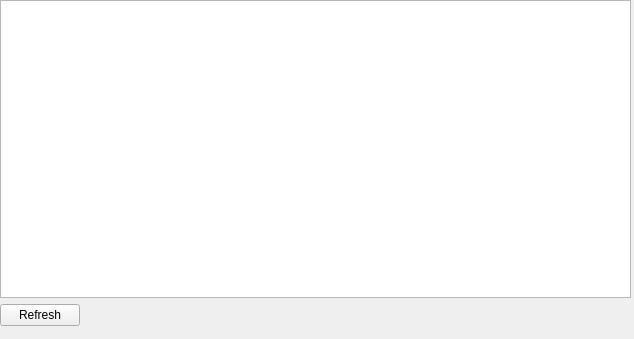
<?xml version="1.0" encoding="UTF-8"?>
<ui version="4.0">
 <class>SUiMetaDataReader</class>
 <widget class="QWidget" name="SUiMetaDataReader">
  <property name="geometry">
   <rect>
    <x>0</x>
    <y>0</y>
    <width>634</width>
    <height>339</height>
   </rect>
  </property>
  <property name="windowTitle">
   <string>Form</string>
  </property>
  <widget class="QWidget" name="verticalLayoutWidget">
   <property name="geometry">
    <rect>
     <x>0</x>
     <y>0</y>
     <width>631</width>
     <height>326</height>
    </rect>
   </property>
   <layout class="QVBoxLayout" name="verticalLayout">
    <property name="sizeConstraint">
     <enum>QLayout::SetMaximumSize</enum>
    </property>
    <item>
     <widget class="QTreeView" name="tvMetaData"/>
    </item>
    <item>
     <layout class="QHBoxLayout" name="horizontalLayout">
      <item>
       <widget class="QPushButton" name="cmdRefresh">
        <property name="text">
         <string>Refresh</string>
        </property>
        <property name="autoRepeat">
         <bool>false</bool>
        </property>
       </widget>
      </item>
      <item>
       <spacer name="horizontalSpacer">
        <property name="orientation">
         <enum>Qt::Horizontal</enum>
        </property>
        <property name="sizeHint" stdset="0">
         <size>
          <width>40</width>
          <height>20</height>
         </size>
        </property>
       </spacer>
      </item>
     </layout>
    </item>
   </layout>
  </widget>
 </widget>
 <resources/>
 <connections/>
</ui>
